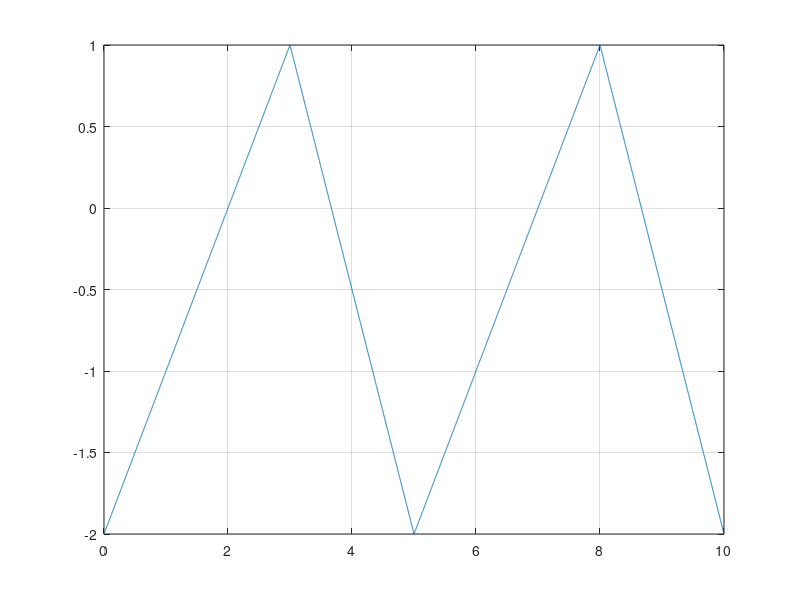

Source code (MATLAB):
t=0:0.002:10;
s=1.5*sawtooth(2*pi*0.2*t,0.6)-0.5 ; 
plot(t,s),grid
%am folosit functia sawtooth pt generarea semnalului triunghiular
%pentru care am ajustat amplitudinea si componenta continua;
%al doilea parametru al functiei este folosit pentru a regla panta dreptei
%semnalului